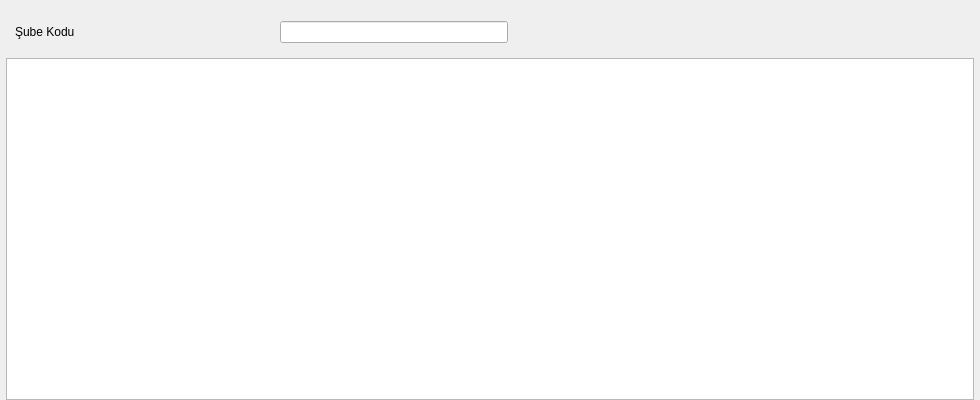
<?xml version="1.0" encoding="UTF-8"?>
<ui version="4.0">
 <class>SMM_HIZMET_TANIMLAMA_FISI</class>
 <widget class="QDialog" name="SMM_HIZMET_TANIMLAMA_FISI">
  <property name="geometry">
   <rect>
    <x>0</x>
    <y>0</y>
    <width>980</width>
    <height>400</height>
   </rect>
  </property>
  <property name="sizePolicy">
   <sizepolicy hsizetype="Expanding" vsizetype="Expanding">
    <horstretch>5</horstretch>
    <verstretch>0</verstretch>
   </sizepolicy>
  </property>
  <property name="minimumSize">
   <size>
    <width>980</width>
    <height>300</height>
   </size>
  </property>
  <property name="windowTitle">
   <string>Dialog</string>
  </property>
  <layout class="QGridLayout" name="gridLayout_2" rowstretch="1,0,0">
   <property name="leftMargin">
    <number>6</number>
   </property>
   <property name="topMargin">
    <number>6</number>
   </property>
   <property name="rightMargin">
    <number>6</number>
   </property>
   <property name="bottomMargin">
    <number>0</number>
   </property>
   <item row="0" column="0">
    <widget class="QWidget" name="kernel_buttons_widget" native="true">
     <property name="sizePolicy">
      <sizepolicy hsizetype="Expanding" vsizetype="Fixed">
       <horstretch>0</horstretch>
       <verstretch>40</verstretch>
      </sizepolicy>
     </property>
    </widget>
   </item>
   <item row="1" column="0">
    <widget class="QFrame" name="frame">
     <property name="sizePolicy">
      <sizepolicy hsizetype="Preferred" vsizetype="Fixed">
       <horstretch>0</horstretch>
       <verstretch>0</verstretch>
      </sizepolicy>
     </property>
     <property name="frameShape">
      <enum>QFrame::NoFrame</enum>
     </property>
     <property name="frameShadow">
      <enum>QFrame::Raised</enum>
     </property>
     <layout class="QGridLayout" name="gridLayout" columnstretch="10,8,10,20">
      <item row="0" column="0">
       <widget class="QLabel" name="label_sube_kodu">
        <property name="sizePolicy">
         <sizepolicy hsizetype="Fixed" vsizetype="Fixed">
          <horstretch>0</horstretch>
          <verstretch>0</verstretch>
         </sizepolicy>
        </property>
        <property name="text">
         <string>Şube Kodu   </string>
        </property>
       </widget>
      </item>
      <item row="0" column="1">
       <widget class="QSearchEdit" name="searchEdit_sube_kodu" native="true">
        <property name="whatsThis">
         <string>Arama widget. </string>
        </property>
        <property name="QSearchEdit" stdset="0">
         <rect>
          <x>0</x>
          <y>0</y>
          <width>100</width>
          <height>100</height>
         </rect>
        </property>
       </widget>
      </item>
      <item row="0" column="2">
       <widget class="QLineEdit" name="lineEdit_sube_ismi">
        <property name="readOnly">
         <bool>true</bool>
        </property>
       </widget>
      </item>
      <item row="0" column="3">
       <spacer name="horizontalSpacer">
        <property name="orientation">
         <enum>Qt::Horizontal</enum>
        </property>
        <property name="sizeHint" stdset="0">
         <size>
          <width>216</width>
          <height>20</height>
         </size>
        </property>
       </spacer>
      </item>
     </layout>
    </widget>
   </item>
   <item row="2" column="0">
    <widget class="QTableWidget" name="tablewidget_fis_satirlari"/>
   </item>
  </layout>
 </widget>
 <customwidgets>
  <customwidget>
   <class>QSearchEdit</class>
   <extends>QWidget</extends>
   <header>QSearchEdit.h</header>
  </customwidget>
 </customwidgets>
 <tabstops>
  <tabstop>searchEdit_sube_kodu</tabstop>
  <tabstop>lineEdit_sube_ismi</tabstop>
  <tabstop>tablewidget_fis_satirlari</tabstop>
 </tabstops>
 <resources/>
 <connections/>
</ui>
